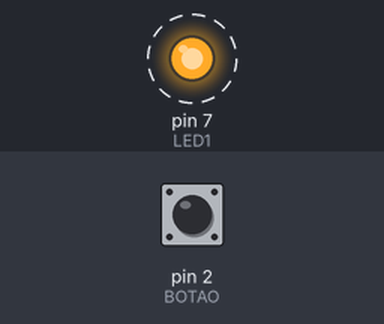
Bench run of a sketch on a simulated Arduino Uno, built with avr-gcc and run on an emulated ATmega328P. Shown: output pins drawn as LEDs (lit = HIGH). Dashed ring = blinking. The inputs (shaded band) are chosen by the test bench; at power-on: pin 2 (BOTAO) HIGH. What the sketch prints to the serial monitor is not drawn.

Above: at 1.2 s.
1.3 s: pin 2 (BOTAO) pulled LOW for 0.15 s
Timing chart, 0 to 10.3 s (numbered marks = the images above; inputs shaded):
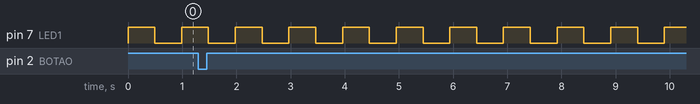

Measured:
- by itself, pin 7 (LED1): alternates HIGH for 0.50 s and LOW for 0.50 s

The sketch:

Fila_interrupt.ino
```cpp
 /*
 * Exemplo 2: Monitore um botão através de uma interrupção, de forma que ele envie para a tarefa 2, utilizando
 * fila a informação, o valor “1” quando estiver em VCC, e “0” quando estiver em GND. A tarefa 1 é um LED em 1Hz.
 */

#include "Arduino_FreeRTOS.h"
#include "task.h"
#include "queue.h"

#define LED1 7
#define BOTAO 2

/* Variáveis para armazenamento do handle das tasks */
TaskHandle_t xTarefa1Handle = NULL;
TaskHandle_t xTarefa2Handle = NULL;

/* Variáveis para armazenamento do handle das filas */
QueueHandle_t xFila;

/*protótipos das Tasks*/
void vTarefa1(void *pvParameters);
void vTarefa2(void *pvParameters);

void funcaoISR(){
    int valor;
    if (digitalRead(BOTAO)){
    valor=1;}
    else{
    valor=0;}
    xQueueSendFromISR(xFila, &valor, NULL);
}

void setup() {
  Serial.begin(9600);
  pinMode(BOTAO, INPUT_PULLUP);
  attachInterrupt(digitalPinToInterrupt(BOTAO), funcaoISR, CHANGE);
  xFila = xQueueCreate(5, sizeof(int));
  xTaskCreate(vTarefa1, "Tarefa1",128, NULL, 2, &xTarefa1Handle);
  xTaskCreate(vTarefa2, "Tarefa2",128, NULL, 1, &xTarefa2Handle);
}

void loop() {
//As funções são executadas nas tarefas
}

void vTarefa1(void *pvParameters){
  pinMode(LED1, OUTPUT);
  while(1)
  {
    digitalWrite(LED1,!digitalRead(LED1));
    vTaskDelay(pdMS_TO_TICKS(500));
  }
}

void vTarefa2(void *pvParameters){
  int valorrecebidofila;
  while(1)
  {
    xQueueReceive(xFila, &valorrecebidofila, portMAX_DELAY);
    Serial.println("Interrupcao recebida: " + String(valorrecebidofila));
  }
}
```
